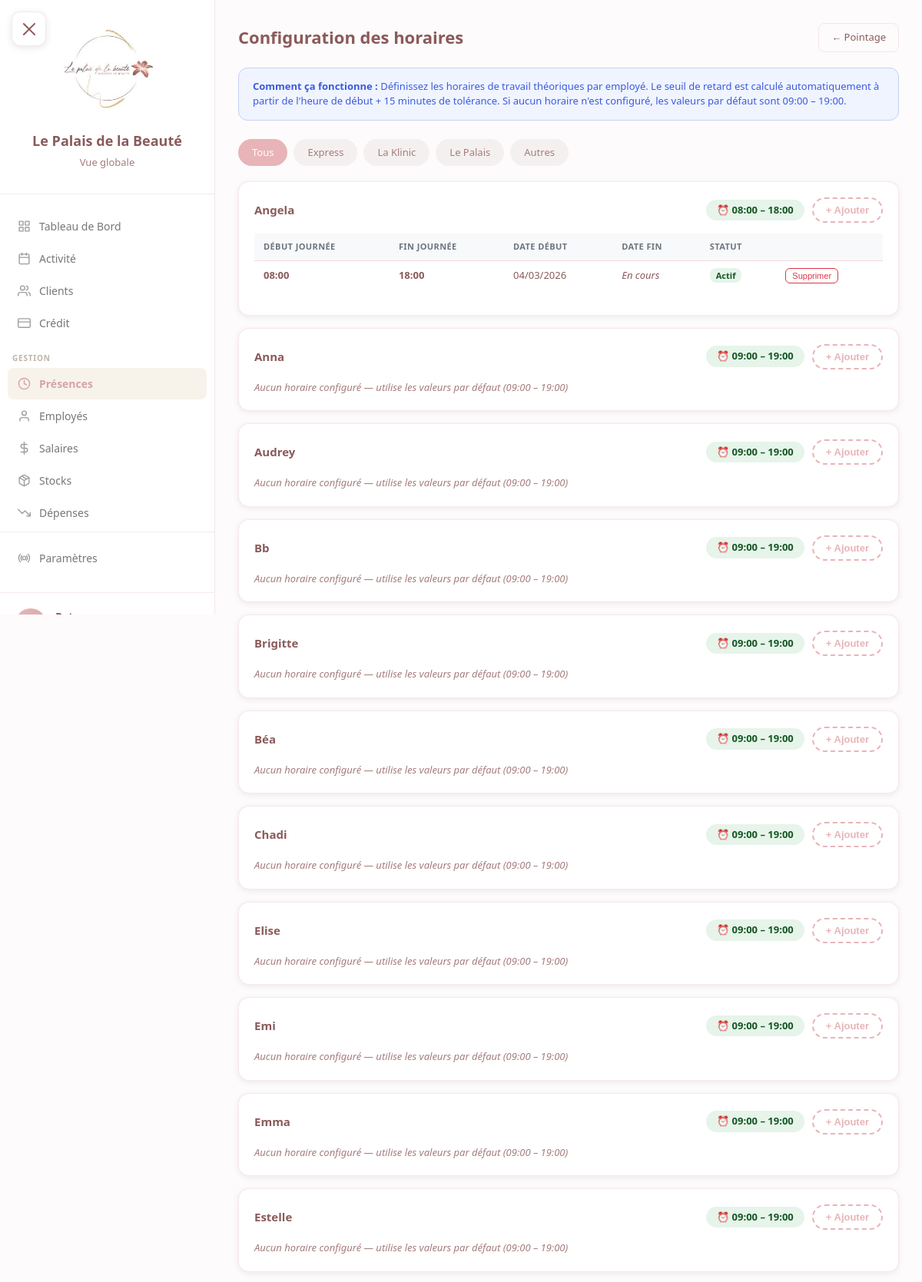
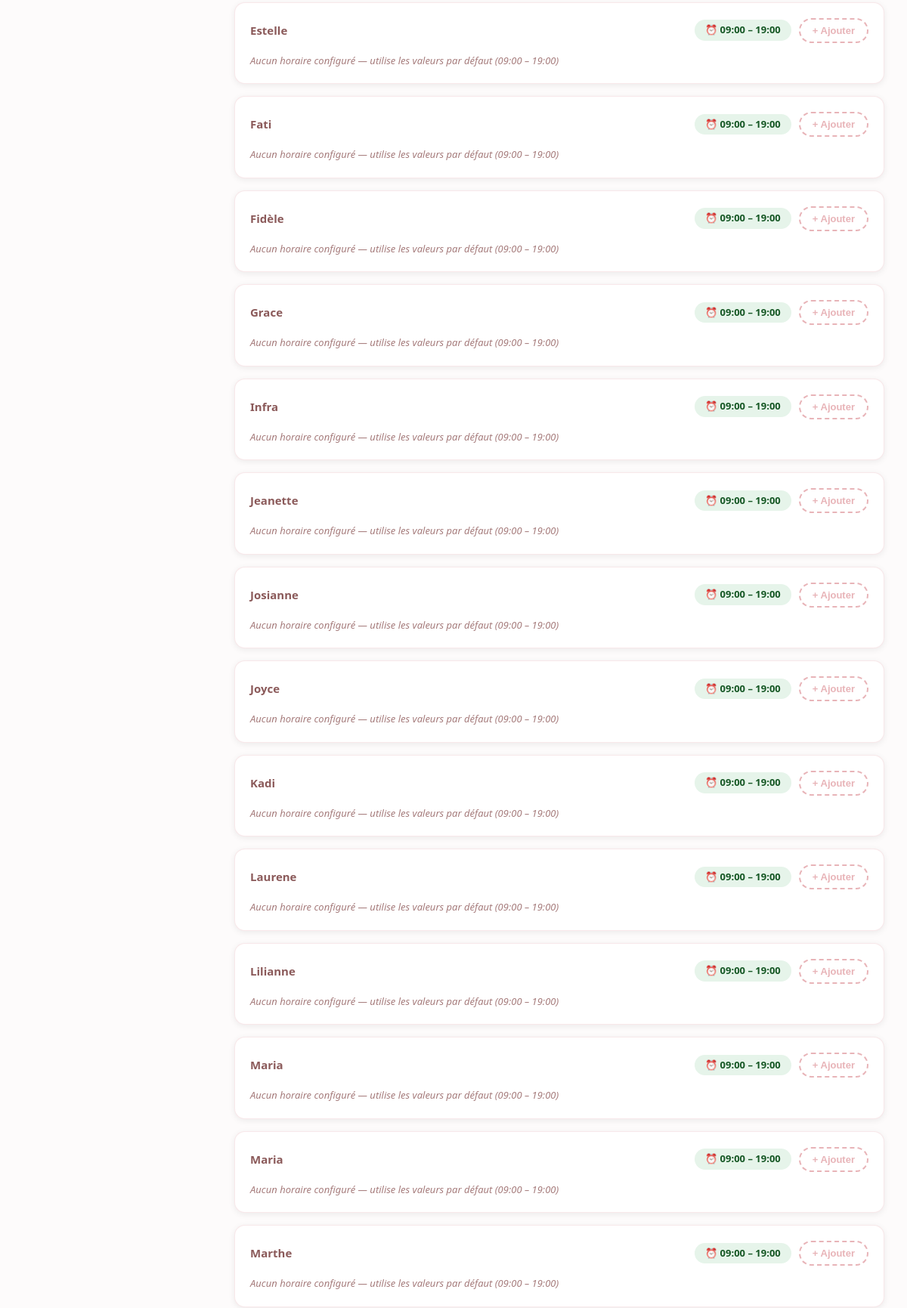
The page /gestion/presences/horaires/ (signed in, upper part) on the database its author committed (2 pictures, top to bottom).
### core/models.py (models this page shows, shortened)
class Institut(models.Model):
    nom = models.CharField(max_length=100)
    code = models.CharField(max_length=20, unique=True)  # 'palais', 'klinic', 'express'
    a_agenda = models.BooleanField(default=True)  # False pour Express
    heure_ouverture = models.TimeField(default='07:00')
    heure_fermeture = models.TimeField(default='23:00')
    fond_caisse = models.IntegerField(default=30000)  # Montant en CFA
    actif = models.BooleanField(default=True)
    class Meta:
        verbose_name = "Institut"
        verbose_name_plural = "Instituts"

class Employe(models.Model):
    RANG_CHOICES = [
        ('superieur', 'Supérieur'),
        ('manager', 'Manager'),
        ('employe', 'Employé'),
    ]
    nom = models.CharField(max_length=100)
    institut = models.ForeignKey(
        Institut,
        on_delete=models.SET_NULL,
        null=True,
        blank=True,
        related_name='employes'
    )
    actif = models.BooleanField(default=True)
    ordre_affichage = models.IntegerField(default=0)
    prenom = models.CharField(max_length=100, blank=True, default='')
    telephone = models.CharField(max_length=20, blank=True, null=True)
    categorie = models.ForeignKey(
        CategorieEmploye,
        on_delete=models.SET_NULL,
        null=True,
        blank=True,
        related_name='employes'
    )
    rang = models.CharField(max_length=20, choices=RANG_CHOICES, default='employe')
    salaire_base = models.IntegerField(
        default=0,
        validators=[MinValueValidator(0)],
        help_text="Salaire mensuel de base en CFA"
    )
    date_embauche = models.DateField(null=True, blank=True)
    est_dans_agenda = models.BooleanField(
        default=True,
        help_text="False pour vigiles, ménage, etc."
    )
    class Meta:
        verbose_name = "Employé"
        verbose_name_plural = "Employés"
        ordering = ['ordre_affichage', 'nom']
    def get_full_name(self):
        if self.prenom:
            return f"{self.prenom} {self.nom}"
        return self.nom

class HoraireEmploye(models.Model):
    employe = models.ForeignKey(Employe, on_delete=models.CASCADE, related_name='horaires')
    heure_debut = models.TimeField(default='09:00')
    heure_fin = models.TimeField(default='19:00')
    date_debut = models.DateField()
    date_fin = models.DateField(null=True, blank=True)  # null = en cours
    class Meta:
        verbose_name = "Horaire employé"
        verbose_name_plural = "Horaires employés"
        ordering = ['-date_debut']
    @staticmethod
    def get_horaire_pour_date(employe, date):
        from datetime import time as dtime
        horaire = HoraireEmploye.objects.filter(
            employe=employe,
            date_debut__lte=date,
        ).filter(
            models.Q(date_fin__isnull=True) | models.Q(date_fin__gte=date)
        ).order_by('-date_debut').first()
        if horaire:
            return horaire.heure_debut, horaire.heure_fin
        return dtime(9, 0), dtime(19, 0)

### gestion/views.py (the view, shortened to what this page needs)
# urls.py: path('presences/horaires/', views.horaires_config, name='horaires_config'),
@login_required
@role_required(['patron'])
def horaires_config(request):
    instituts = list(Institut.objects.all().order_by('nom'))
    institut_code = request.GET.get('institut', 'tous')
    employes_qs = Employe.objects.filter(actif=True).order_by('nom')
    if institut_code == 'autres':
        employes_qs = employes_qs.filter(institut__isnull=True)
    elif institut_code != 'tous':
        employes_qs = employes_qs.filter(institut__code=institut_code)
    donnees = []
    for emp in employes_qs:
        horaires = HoraireEmploye.objects.filter(employe=emp).order_by('-date_debut')[:5]
        hd, hf = HoraireEmploye.get_horaire_pour_date(emp, date.today())
        donnees.append({
            'employe': emp,
            'horaires': horaires,
            'horaire_actif_debut': hd.strftime('%H:%M'),
            'horaire_actif_fin': hf.strftime('%H:%M'),
        })
    return render(request, 'gestion/presences/horaires_config.html', {
        'donnees': donnees,
        'instituts': instituts,
        'institut_code': institut_code,
        'employes': employes_qs,
        'today': date.today().isoformat(),
    })

### core/models.py (called while the page is built)
    def is_patron(self):
        return self.role == 'patron'

### templates/gestion/presences/horaires_config.html (shortened to what this page needs)
{% extends 'base.html' %}
{% block content %}
<div class="horaires-container">
    <div class="page-header">
        <h1>Configuration des horaires</h1>
        <a href="{% url 'gestion:presences_pointage' %}" style="padding:8px 16px;border:1px solid var(--border);border-radius:8px;text-decoration:none;color:var(--text-dark);font-size:13px;">← Pointage</a>
    </div>
    <div class="info-box">
        <strong>Comment ça fonctionne :</strong> Définissez les horaires de travail théoriques par employé. Le seuil de retard est calculé automatiquement à partir de l'heure de début + 15 minutes de tolérance. Si aucun horaire n'est configuré, les valeurs par défaut sont 09:00 – 19:00.
    </div>
    <div class="institut-tabs">
        <a href="?institut=tous" class="institut-tab {% if institut_code == 'tous' %}active{% endif %}">Tous</a>
        {% for inst in instituts %}
        <a href="?institut={{ inst.code }}" class="institut-tab {% if institut_code == inst.code %}active{% endif %}">{{ inst.nom }}</a>
        {% endfor %}
        <a href="?institut=autres" class="institut-tab {% if institut_code == 'autres' %}active{% endif %}">Autres</a>
    </div>
    {% for d in donnees %}
    {% with emp=d.employe %}
    <div class="emp-card">
        <div class="emp-card-header">
            <div>
                <span class="emp-name">{{ emp.get_full_name }}</span>
            </div>
            <div style="display:flex;align-items:center;gap:10px;">
                <span class="horaire-actif-badge">⏰ {{ d.horaire_actif_debut }} – {{ d.horaire_actif_fin }}</span>
                <button class="btn-add" onclick="toggleForm('form-{{ emp.id }}')">+ Ajouter</button>
            </div>
        </div>
        {% if d.horaires %}
        <table class="horaires-table">
            <thead>
                <tr>
                    <th>Début journée</th>
                    <th>Fin journée</th>
                    <th>Date début</th>
                    <th>Date fin</th>
                    <th>Statut</th>
                    <th></th>
                </tr>
            </thead>
            <tbody>
                {% for h in d.horaires %}
                <tr>
                    <td><strong>{{ h.heure_debut|time:"H:i" }}</strong></td>
                    <td><strong>{{ h.heure_fin|time:"H:i" }}</strong></td>
                    <td>{{ h.date_debut|date:"d/m/Y" }}</td>
                    <td>{% if h.date_fin %}{{ h.date_fin|date:"d/m/Y" }}{% else %}<em>En cours</em>{% endif %}</td>
                    <td>
                        {% if not h.date_fin or h.date_fin >= today %}
                        <span class="badge-actif">Actif</span>
                        {% else %}
                        <span style="color:var(--text-light);font-size:12px;">Terminé</span>
                        {% endif %}
                    </td>
                    <td>
                        <button class="btn-del" onclick="supprimerHoraire({{ h.id }})">Supprimer</button>
                    </td>
                </tr>
                {% endfor %}
            </tbody>
        </table>
        {% else %}
        <p class="empty-emp">Aucun horaire configuré — utilise les valeurs par défaut (09:00 – 19:00)</p>
        {% endif %}
    </div>
    {% endwith %}
    {% endfor %}
</div>
{% endblock %}

### templates/base.html (shortened to what this page needs)
<!DOCTYPE html>
<html lang="fr">
<head>
    <link rel="stylesheet" href="/static/css/style.css">
</head>
<body>
    <button class="mobile-menu-btn" id="mobileMenuBtn" aria-label="Menu">
        <span></span>
    </button>
    <div class="main-layout">
        <aside class="sidebar" id="sidebar">
            <div class="sidebar-header">
                <img src="/static/images/logo.jpg" alt="Logo" class="sidebar-logo" onerror="this.style.display='none'">
                <div class="sidebar-title">Le Palais de la Beauté</div>
                <div class="sidebar-subtitle">
                    {% if request.user.is_authenticated %}
                        {% if request.user.utilisateur.is_patron %}
                            Vue globale
                        {% elif request.user.utilisateur.is_employe %}
                            Vue globale
                        {% else %}
                            {{ request.user.utilisateur.institut.nom }}
                        {% endif %}
                    {% endif %}
                </div>
            </div>
            <nav class="sidebar-nav">
                {% if request.user.is_authenticated %}
                    {% if request.user.utilisateur.is_patron %}
                        <div class="nav-section">
                            <a href="{% url 'dashboard:index' %}" class="nav-item {% if request.resolver_match.app_name == 'dashboard' %}active{% endif %}">
                                <svg class="nav-icon" viewBox="0 0 24 24" fill="none" stroke="currentColor" stroke-width="2" stroke-linecap="round" stroke-linejoin="round"><rect x="3" y="3" width="7" height="7"/><rect x="14" y="3" width="7" height="7"/><rect x="14" y="14" width="7" height="7"/><rect x="3" y="14" width="7" height="7"/></svg>
                                Tableau de Bord
                            </a>
                            <a href="{% url 'agenda:index' institut_code='palais' %}" class="nav-item ">
                                <svg class="nav-icon" viewBox="0 0 24 24" fill="none" stroke="currentColor" stroke-width="2" stroke-linecap="round" stroke-linejoin="round"><rect x="3" y="4" width="18" height="18" rx="2" ry="2"/><line x1="16" y1="2" x2="16" y2="6"/><line x1="8" y1="2" x2="8" y2="6"/><line x1="3" y1="10" x2="21" y2="10"/></svg>
                                Activité
                            </a>
                            <a href="{% url 'core:clients_list' %}" class="nav-item ">
                                <svg class="nav-icon" viewBox="0 0 24 24" fill="none" stroke="currentColor" stroke-width="2" stroke-linecap="round" stroke-linejoin="round"><path d="M17 21v-2a4 4 0 0 0-4-4H5a4 4 0 0 0-4 4v2"/><circle cx="9" cy="7" r="4"/><path d="M23 21v-2a4 4 0 0 0-3-3.87"/><path d="M16 3.13a4 4 0 0 1 0 7.75"/></svg>
                                Clients
                            </a>
                            <a href="{% url 'credits:index' institut_code='palais' %}" class="nav-item {% if request.resolver_match.app_name == 'credits' %}active{% endif %}">
                                <svg class="nav-icon" viewBox="0 0 24 24" fill="none" stroke="currentColor" stroke-width="2" stroke-linecap="round" stroke-linejoin="round"><rect x="1" y="4" width="22" height="16" rx="2" ry="2"/><line x1="1" y1="10" x2="23" y2="10"/></svg>
                                Crédit
                            </a>
                        </div>
                        <div class="nav-section">
                            <div class="nav-section-title">Gestion</div>
                            <a href="{% url 'gestion:presences_pointage' %}" class="nav-item {% if request.resolver_match.url_name and 'presences' in request.resolver_match.url_name or request.resolver_match.url_name and 'horaire' in request.resolver_match.url_name %}active{% endif %}">
                                <svg class="nav-icon" viewBox="0 0 24 24" fill="none" stroke="currentColor" stroke-width="2" stroke-linecap="round" stroke-linejoin="round"><circle cx="12" cy="12" r="10"/><polyline points="12 6 12 12 16 14"/></svg>
                                Présences
                            </a>
                            <a href="{% url 'core:employes_list' %}" class="nav-item {% if request.resolver_match.url_name == 'employes_list' %}active{% endif %}">
                                <svg class="nav-icon" viewBox="0 0 24 24" fill="none" stroke="currentColor" stroke-width="2" stroke-linecap="round" stroke-linejoin="round"><path d="M20 21v-2a4 4 0 0 0-4-4H8a4 4 0 0 0-4 4v2"/><circle cx="12" cy="7" r="4"/></svg>
                                Employés
                            </a>
                            <a href="{% url 'gestion:salaires_calcul' %}" class="nav-item ">
                                <svg class="nav-icon" viewBox="0 0 24 24" fill="none" stroke="currentColor" stroke-width="2" stroke-linecap="round" stroke-linejoin="round"><line x1="12" y1="1" x2="12" y2="23"/><path d="M17 5H9.5a3.5 3.5 0 0 0 0 7h5a3.5 3.5 0 0 1 0 7H6"/></svg>
                                Salaires
                            </a>
                            <a href="{% url 'gestion:stocks_produits' %}" class="nav-item ">
                                Stocks
                            </a>
                            <a href="{% url 'gestion:depenses_liste' %}" class="nav-item {% if request.resolver_match.url_name and 'depense' in request.resolver_match.url_name %}active{% endif %}">
                                <svg class="nav-icon" viewBox="0 0 24 24" fill="none" stroke="currentColor" stroke-width="2" stroke-linecap="round" stroke-linejoin="round"><polyline points="23 18 13.5 8.5 8.5 13.5 1 6"/><polyline points="17 18 23 18 23 12"/></svg>
                                Dépenses
                            </a>
                        </div>
                        <div class="nav-section" style="margin-top: auto; border-top: 1px solid var(--border); padding-top: 12px;">
                            <a href="{% url 'gestion:catalogue' %}" class="nav-item ">
                                <svg class="nav-icon" viewBox="0 0 24 24" fill="none" stroke="currentColor" stroke-width="2" stroke-linecap="round" stroke-linejoin="round"><circle cx="12" cy="12" r="3"/><path d="M19.07 4.93a10 10 0 0 1 0 14.14M4.93 4.93a10 10 0 0 0 0 14.14"/><path d="M16.24 7.76a6 6 0 0 1 0 8.49M7.76 7.76a6 6 0 0 0 0 8.49"/></svg>
                                Paramètres
                            </a>
                        </div>
                    {% endif %}
                {% endif %}
            </nav>
            {% if request.user.is_authenticated %}
                <div class="sidebar-footer">
                    <div class="user-info">
                        <div class="user-avatar">
                        </div>
                        <div class="user-details">
                            <div class="user-name">{{ request.user.first_name }} {{ request.user.last_name }}</div>
                        </div>
                    </div>
                </div>
            {% endif %}
        </aside>
        <main class="main-content">
            {% block content %}
            {% endblock %}
        </main>
    </div>
</body>
</html>

### rows shown on the page
Institut: nom "Express"
Institut: nom "La Klinic"
Institut: nom "Le Palais"
Employe: employe.get_full_name "Angela", horaire_actif_debut "08:00", horaire_actif_fin "18:00"
HoraireEmploye: heure_debut "08:00", heure_fin "18:00", date_debut "04/03/2026", shows "En cours", shows "Actif"
Employe: employe.get_full_name "Anna", horaire_actif_debut "09:00", horaire_actif_fin "19:00", shows "Aucun horaire configuré — utilise les valeurs par défaut (09:00 – 19:00)"
Employe: employe.get_full_name "Audrey", horaire_actif_debut "09:00", horaire_actif_fin "19:00", shows "Aucun horaire configuré — utilise les valeurs par défaut (09:00 – 19:00)"
Employe: employe.get_full_name "Bb", horaire_actif_debut "09:00", horaire_actif_fin "19:00", shows "Aucun horaire configuré — utilise les valeurs par défaut (09:00 – 19:00)"
Employe: employe.get_full_name "Brigitte", horaire_actif_debut "09:00", horaire_actif_fin "19:00", shows "Aucun horaire configuré — utilise les valeurs par défaut (09:00 – 19:00)"
Employe: employe.get_full_name "Béa", horaire_actif_debut "09:00", horaire_actif_fin "19:00", shows "Aucun horaire configuré — utilise les valeurs par défaut (09:00 – 19:00)"
Employe: employe.get_full_name "Chadi", horaire_actif_debut "09:00", horaire_actif_fin "19:00", shows "Aucun horaire configuré — utilise les valeurs par défaut (09:00 – 19:00)"
Employe: employe.get_full_name "Elise", horaire_actif_debut "09:00", horaire_actif_fin "19:00", shows "Aucun horaire configuré — utilise les valeurs par défaut (09:00 – 19:00)"
Employe: employe.get_full_name "Emi", horaire_actif_debut "09:00", horaire_actif_fin "19:00", shows "Aucun horaire configuré — utilise les valeurs par défaut (09:00 – 19:00)"
Employe: employe.get_full_name "Emma", horaire_actif_debut "09:00", horaire_actif_fin "19:00", shows "Aucun horaire configuré — utilise les valeurs par défaut (09:00 – 19:00)"
Employe: employe.get_full_name "Estelle", horaire_actif_debut "09:00", horaire_actif_fin "19:00", shows "Aucun horaire configuré — utilise les valeurs par défaut (09:00 – 19:00)"
Employe: employe.get_full_name "Estelle", horaire_actif_debut "09:00", horaire_actif_fin "19:00", shows "Aucun horaire configuré — utilise les valeurs par défaut (09:00 – 19:00)"
Employe: employe.get_full_name "Fati", horaire_actif_debut "09:00", horaire_actif_fin "19:00", shows "Aucun horaire configuré — utilise les valeurs par défaut (09:00 – 19:00)"
Employe: employe.get_full_name "Fidèle", horaire_actif_debut "09:00", horaire_actif_fin "19:00", shows "Aucun horaire configuré — utilise les valeurs par défaut (09:00 – 19:00)"
Employe: employe.get_full_name "Grace", horaire_actif_debut "09:00", horaire_actif_fin "19:00", shows "Aucun horaire configuré — utilise les valeurs par défaut (09:00 – 19:00)"
Employe: employe.get_full_name "Infra", horaire_actif_debut "09:00", horaire_actif_fin "19:00", shows "Aucun horaire configuré — utilise les valeurs par défaut (09:00 – 19:00)"
Employe: employe.get_full_name "Jeanette", horaire_actif_debut "09:00", horaire_actif_fin "19:00", shows "Aucun horaire configuré — utilise les valeurs par défaut (09:00 – 19:00)"
Employe: employe.get_full_name "Josianne", horaire_actif_debut "09:00", horaire_actif_fin "19:00", shows "Aucun horaire configuré — utilise les valeurs par défaut (09:00 – 19:00)"
Employe: employe.get_full_name "Joyce", horaire_actif_debut "09:00", horaire_actif_fin "19:00", shows "Aucun horaire configuré — utilise les valeurs par défaut (09:00 – 19:00)"
Employe: employe.get_full_name "Kadi", horaire_actif_debut "09:00", horaire_actif_fin "19:00", shows "Aucun horaire configuré — utilise les valeurs par défaut (09:00 – 19:00)"
Employe: employe.get_full_name "Laurene", horaire_actif_debut "09:00", horaire_actif_fin "19:00", shows "Aucun horaire configuré — utilise les valeurs par défaut (09:00 – 19:00)"
Employe: employe.get_full_name "Lilianne", horaire_actif_debut "09:00", horaire_actif_fin "19:00", shows "Aucun horaire configuré — utilise les valeurs par défaut (09:00 – 19:00)"
Employe: employe.get_full_name "Maria", horaire_actif_debut "09:00", horaire_actif_fin "19:00", shows "Aucun horaire configuré — utilise les valeurs par défaut (09:00 – 19:00)"
Employe: employe.get_full_name "Maria", horaire_actif_debut "09:00", horaire_actif_fin "19:00", shows "Aucun horaire configuré — utilise les valeurs par défaut (09:00 – 19:00)"
Employe: employe.get_full_name "Marthe", horaire_actif_debut "09:00", horaire_actif_fin "19:00", shows "Aucun horaire configuré — utilise les valeurs par défaut (09:00 – 19:00)"
